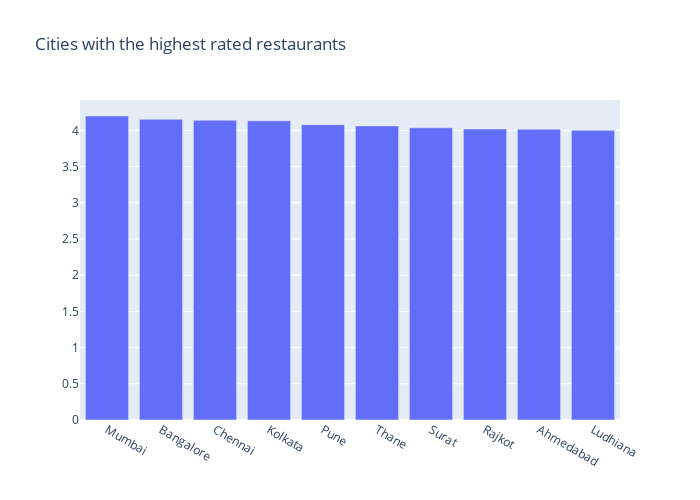

Here is the notebook cell this chart was saved with:
### Code cell
fig1 = go.Figure(dat1,lay1)
py.iplot(fig1,filename='abc')
#Large metropolitans comprise most cities with the best rated restaurants

### Figure 1 — Plotly figure (JSON) as saved in the notebook; plotly's stock layout.template omitted (floating-point values rounded to 4 significant figures)
{"data": [{"type": "bar", "x": ["Mumbai", "Bangalore", "Chennai", "Kolkata", "Pune", "Thane", "Surat", "Rajkot", "Ahmedabad", "Ludhiana"], "y": [4.199, 4.153, 4.139, 4.132, 4.077, 4.062, 4.036, 4.019, 4.016, 4.0]}], "layout": {"height": 500, "title": {"text": "Cities with the highest rated restaurants"}, "width": 700}}
